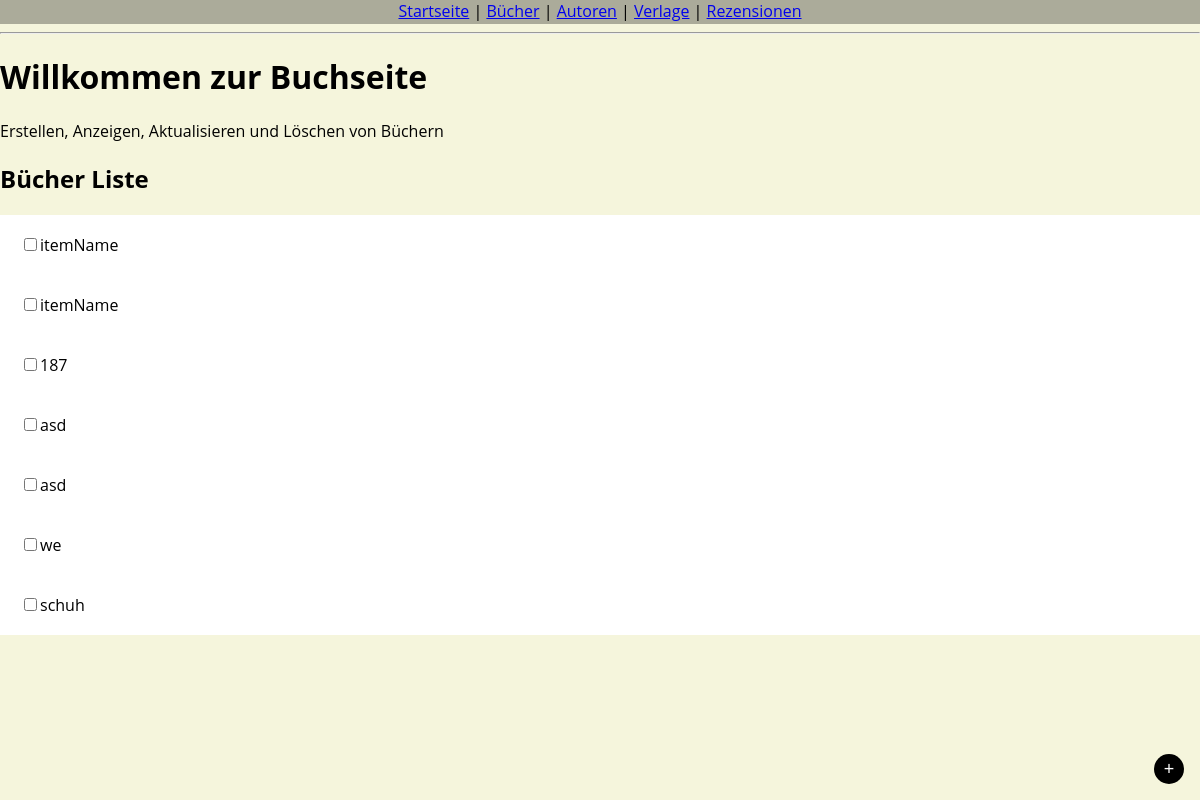
The page /books/ on the database its author committed.
### library/models.py (models this page shows, shortened)
class BookItem(models.Model):
    Titel = models.CharField(max_length=200)
    Veröffentlichungsdatum = models.DateField(default=date.today)
    Genre = models.CharField(max_length=100, blank=True)
    Beschreibung = models.TextField(blank=True)

### library/views.py (the view)
# urls.py: path("books/", views.BookListView.as_view(), name="book_list"),
class BookListView(ListView):
    model = BookItem
    template_name = "library/book/book_list.html"
    context_object_name = "all_items"

### library/templates/library/book/book_list.html (shortened to what this page needs)
{% extends "library/base.html" %}
{% block content %}
  <h1>Willkommen zur Buchseite</h1>
  <p>Erstellen, Anzeigen, Aktualisieren und Löschen von Büchern</p>
  <p>
    <h2> Bücher Liste </h2>
    {% for row in all_items %}
      <div class="list-item">
        <input type="checkbox"> {{ row.Titel }}
      </div>
    {% endfor %}
    <button onclick='addItem()'>
      +
    </button>
  </p>
{% endblock %}

### library/templates/library/base.html (style rules this page uses)
body { font-family: 'Open Sans', sans-serif; background-color: beige; margin: 0; }

### library/templates/library/book/book_list.html (style rules this page uses)
button { height: 30px; width: 30px; border-radius: 50%; justify-content: center; background-color: black; color: white; font-size: 18px; position: absolute; right: 16px; bottom: 16px; border: unset; }
.list-item { background-color: white; height: 60px; padding-left: 20px; display: flex; align-items: center; }

### rows shown on the page
BookItem: Titel "itemName"
BookItem: Titel "itemName"
BookItem: Titel "187"
BookItem: Titel "asd"
BookItem: Titel "asd"
BookItem: Titel "we"
BookItem: Titel "schuh"
